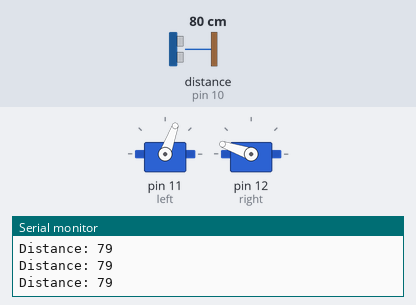
A sketch run on a simulated Arduino Uno, built with avr-gcc and run on an emulated ATmega328P. Parts: 2 × servo, the last lines printed to the serial monitor. Wiring (inferred from the names in the program): ultrasonic range finder: trigger pin 9; echo pin 10. The inputs (shaded band) are chosen by the test bench; at power-on: distance to the obstacle (sensor on pin 10) 80 cm. The echo pulse lasts 58.3 µs per cm.

Above: at 1.2 s.
1.3 s: distance to the obstacle (sensor on pin 10) set to 23 cm
2.8 s: distance to the obstacle (sensor on pin 10) set to 19 cm
At 3.4 s:
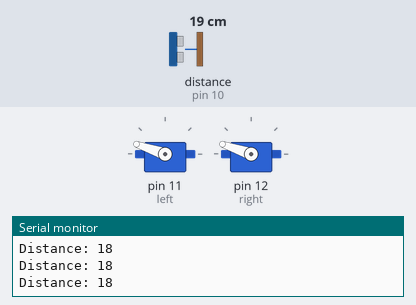
4.3 s: distance to the obstacle (sensor on pin 10) set to 35 cm
At 5.2 s:
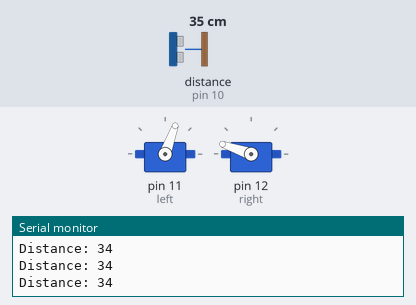
5.8 s: distance to the obstacle (sensor on pin 10) set to 2 cm
At 6.6 s:
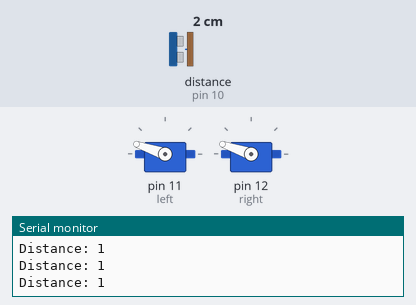
Timing chart, 0 to 8.3 s (numbered marks = the images above; inputs shaded):
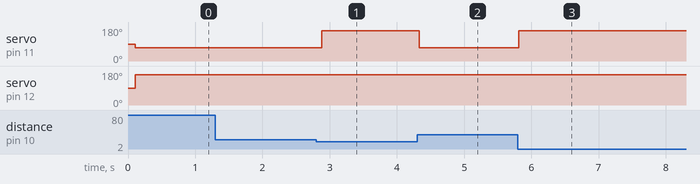

The sketch:

Ultrasonic_Robot_jaelyn_lynch.ino
```cpp
#include <Servo.h>
const int trigPin = 9;
const int echoPin = 10;
long dst;
Servo left;
Servo right;
int servo = 11;
int servo2 = 12;

void setup() {
  pinMode(trigPin, OUTPUT);
  pinMode(echoPin, INPUT);
  Serial.begin(9600);
   left.attach(11);
   right.attach(12);

}

void loop() {
  dst = getDist();
  Serial.print("Distance: ");
  Serial.println(dst);
  delay(100);
     if(getDist() > 20){
          left.write(70);
          right.write(161);
     }
     else  {
          left.write(161);
          right.write(161);
     }


}

long getDist() {
  long duration, distance;
  digitalWrite(trigPin, LOW);
  delayMicroseconds(2);
  digitalWrite(trigPin, HIGH);
  delayMicroseconds(10);
  digitalWrite(trigPin, LOW);

  duration = pulseIn(echoPin, HIGH);
  distance = (duration*.0343)/2;
  return distance;

}
```

Measured:
- the behaviour switches between 22 and 21 cm on distance to the obstacle (sensor on pin 10) (found by bisection; images 0 and 1)
- after the input at 2.8 s, servo on pin 11 (left): 70° → 161° after 0.08 s
- after the input at 4.3 s, servo on pin 11 (left): 161° → 70° at once
- after the input at 5.8 s, servo on pin 11 (left): 70° → 161° at once
